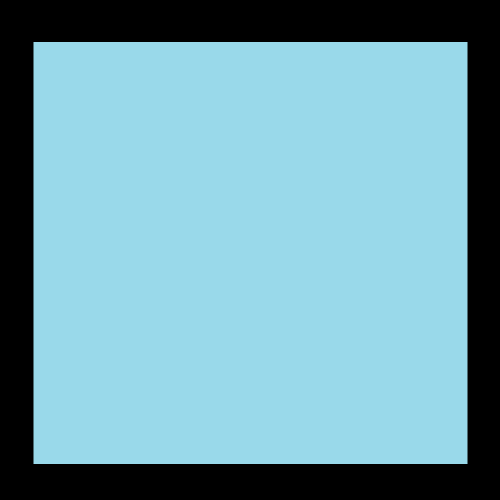
%> input picture dataset/reference.png, 1000 x 1000 px (shown at 1/2 size)
$ octave testCases.m   (GNU Octave 9; MATLAB toolbox functions it lacks are replaced by stand-ins)
%> lines starting %> are read from the running program, lines starting %| are printed output that depends on the picture
% Load necessary image processing toolbox
pkg load image;

% Clear workspace, command window, and close all figures
clear
clc
close all;

% Load reference and test images
referenceImage = imread("./dataset/reference.png");
%> referenceImage is the input picture: size 1000x1000x3 uint8; mean R, G, B 112.1, 159, 171.4
test1 = imread("./dataset/test/test1.png");
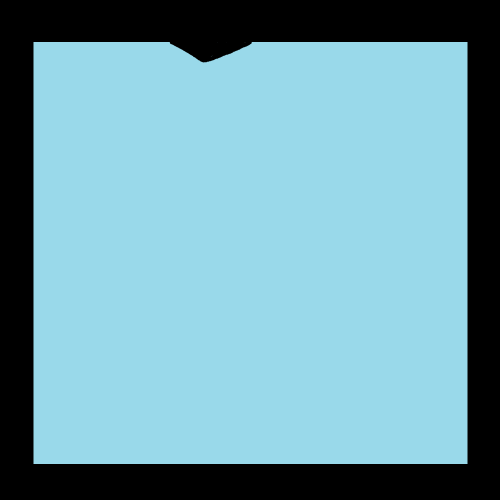
%> input picture dataset/test/test1.png, 1000 x 1000 px (shown at 1/2 size)
%> test1 is the input picture: size 1000x1000x3 uint8; mean R, G, B 111.5, 158.2, 170.5
test2 = imread("./dataset/test/test2.png");
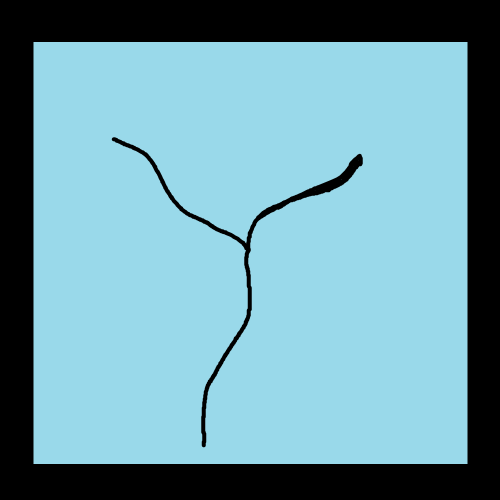
%> input picture dataset/test/test2.png, 1000 x 1000 px (shown at 1/2 size)
%> test2 is the input picture: size 1000x1000x3 uint8; mean R, G, B 110.4, 156.6, 168.9
test3 = imread("./dataset/test/test3.png");
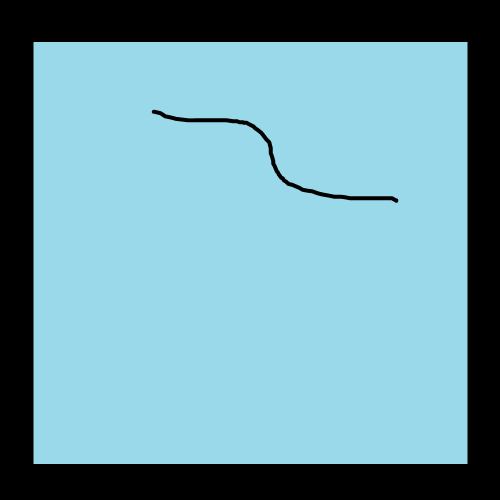
%> input picture dataset/test/test3.png, 1000 x 1000 px (shown at 1/2 size)
%> test3 is the input picture: size 1000x1000x3 uint8; mean R, G, B 111.4, 158, 170.4
test4 = imread("./dataset/test/test4.png");
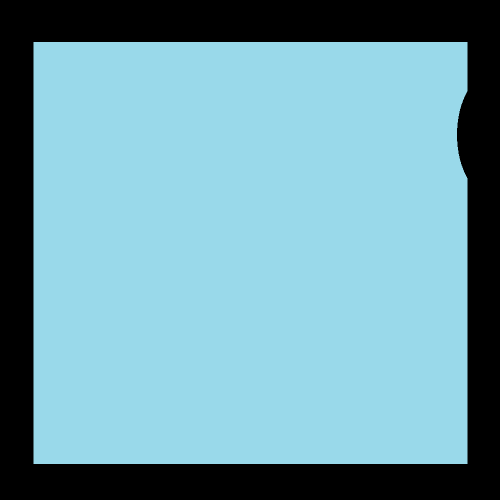
%> input picture dataset/test/test4.png, 1000 x 1000 px (shown at 1/2 size)
%> test4 is the input picture: size 1000x1000x3 uint8; mean R, G, B 111.7, 158.4, 170.8
test5 = imread("./dataset/test/test5.png");
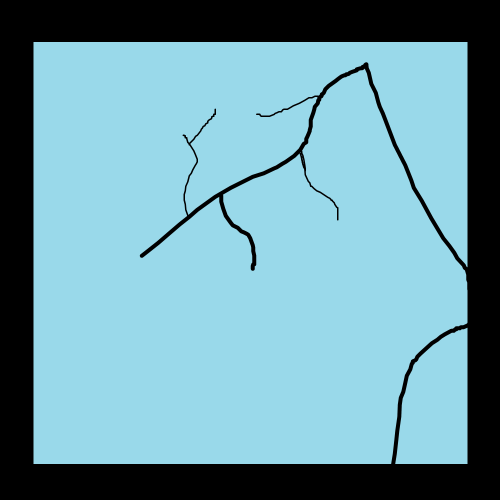
%> input picture dataset/test/test5.png, 1000 x 1000 px (shown at 1/2 size)
%> test5 is the input picture: size 1000x1000x3 uint8; mean R, G, B 109.8, 155.8, 168
%> (the run ends here)
